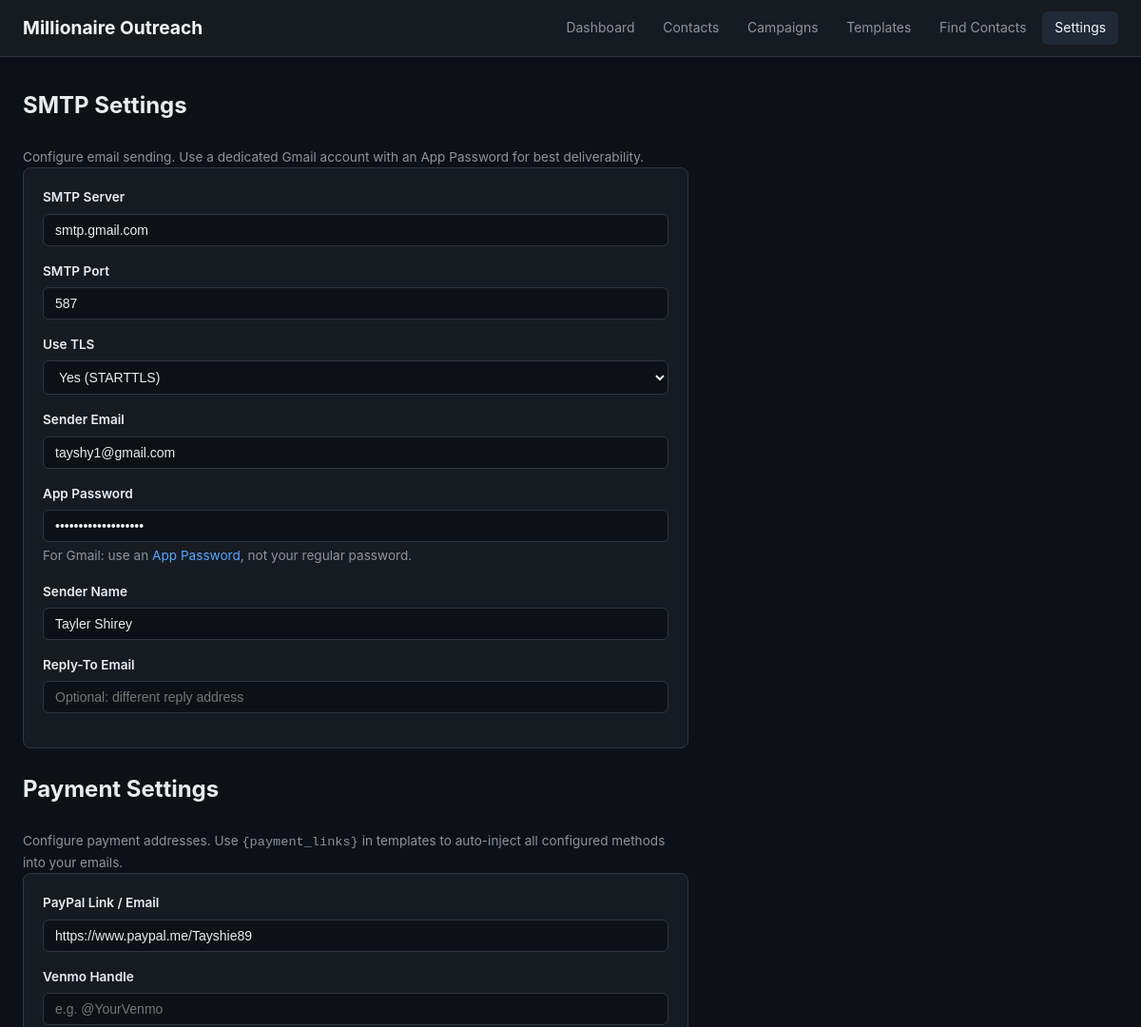
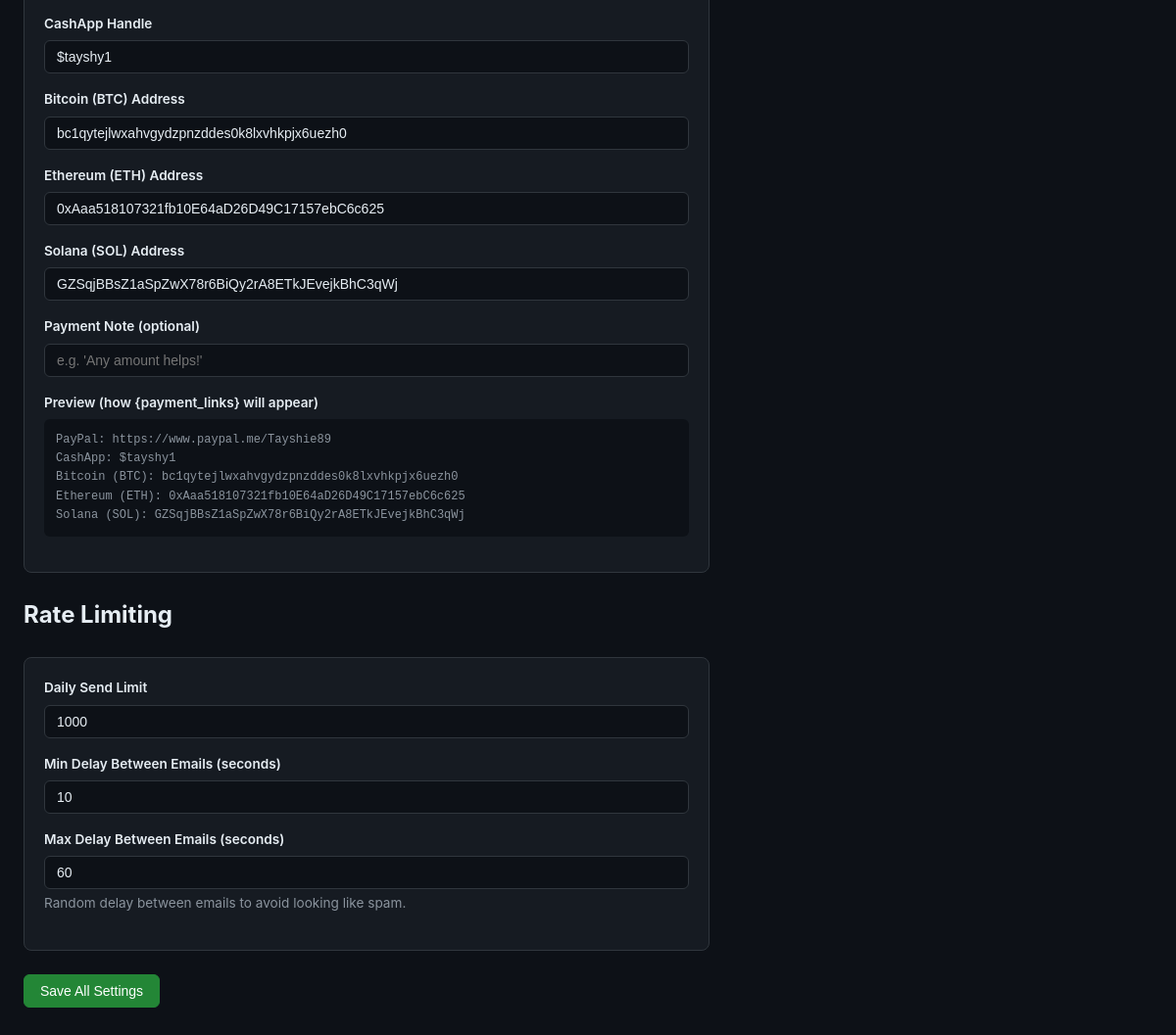
The page /settings on the database its author committed (2 pictures, top to bottom).
### tables this page shows
CREATE TABLE settings (
            key TEXT PRIMARY KEY,
            value TEXT
        );

### app.py (the view, shortened to what this page needs)
@app.route('/settings', methods=['GET', 'POST'])
def settings():
    conn = get_db()
    current = {}
    for row in conn.execute('SELECT key, value FROM settings'):
        current[row['key']] = row['value']
    conn.close()
    return render_template('settings.html', settings=current)

### models.py (called while the page is built)
def get_db():
    conn = sqlite3.connect(DB_PATH)
    conn.row_factory = sqlite3.Row
    conn.execute("PRAGMA journal_mode=WAL")
    conn.execute("PRAGMA foreign_keys=ON")
    return conn

### templates/settings.html (shortened to what this page needs)
<!DOCTYPE html>
<html lang="en">
<head>
    <link rel="stylesheet" href="/static/style.css">
</head>
<body>
    <nav class="nav">
        <div class="nav-inner">
            <h1 class="nav-title">Millionaire Outreach</h1>
            <div class="nav-links">
                <a href="/">Dashboard</a>
                <a href="/contacts">Contacts</a>
                <a href="/campaigns">Campaigns</a>
                <a href="/templates">Templates</a>
                <a href="/scrape">Find Contacts</a>
                <a href="/settings" class="active">Settings</a>
            </div>
        </div>
    </nav>
    <main class="container">
        <form method="POST" style="max-width:700px">
            <h2>SMTP Settings</h2>
            <p class="muted">Configure email sending. Use a dedicated Gmail account with an App Password for best deliverability.</p>
            <div class="card" style="margin-bottom:1.5rem">
                <div class="form-group">
                    <label>SMTP Server</label>
                    <input type="text" name="smtp_server" class="input" value="{{ settings.get('smtp_server', 'smtp.gmail.com') }}" placeholder="smtp.gmail.com">
                </div>
                <div class="form-group">
                    <label>SMTP Port</label>
                    <input type="number" name="smtp_port" class="input" value="{{ settings.get('smtp_port', '587') }}" placeholder="587">
                </div>
                <div class="form-group">
                    <label>Use TLS</label>
                    <select name="smtp_use_tls" class="input">
                        <option value="true" {% if settings.get('smtp_use_tls', 'true') == 'true' %}selected{% endif %}>Yes (STARTTLS)</option>
                    </select>
                </div>
                <div class="form-group">
                    <label>Sender Email</label>
                    <input type="email" name="smtp_email" class="input" value="{{ settings.get('smtp_email', '') }}" placeholder="your.email@gmail.com">
                </div>
                <div class="form-group">
                    <label>App Password</label>
                    <input type="password" name="smtp_password" class="input" value="{{ settings.get('smtp_password', '') }}" placeholder="Gmail App Password">
                    <small class="muted">For Gmail: use an <a href="https://support.google.com/accounts/answer/185833" target="_blank">App Password</a>, not your regular password.</small>
                </div>
                <div class="form-group">
                    <label>Sender Name</label>
                    <input type="text" name="sender_name" class="input" value="{{ settings.get('sender_name', '') }}" placeholder="Your Name">
                </div>
                <div class="form-group">
                    <label>Reply-To Email</label>
                    <input type="email" name="reply_to" class="input" value="{{ settings.get('reply_to', '') }}" placeholder="Optional: different reply address">
                </div>
            </div>
            <h2>Payment Settings</h2>
            <p class="muted">Configure payment addresses. Use <code>{payment_links}</code> in templates to auto-inject all configured methods into your emails.</p>
            <div class="card" style="margin-bottom:1.5rem">
                <div class="form-group">
                    <label>PayPal Link / Email</label>
                    <input type="text" name="paypal_link" class="input" value="{{ settings.get('paypal_link', '') }}" placeholder="e.g. https://paypal.me/yourname or your@email.com">
                </div>
                <div class="form-group">
                    <label>Venmo Handle</label>
                    <input type="text" name="venmo_link" class="input" value="{{ settings.get('venmo_link', '') }}" placeholder="e.g. @YourVenmo">
                </div>
                <div class="form-group">
                    <label>CashApp Handle</label>
                    <input type="text" name="cashapp_link" class="input" value="{{ settings.get('cashapp_link', '') }}" placeholder="e.g. $YourCashApp">
                </div>
                <div class="form-group">
                    <label>Bitcoin (BTC) Address</label>
                    <input type="text" name="btc_address" class="input" value="{{ settings.get('btc_address', '') }}" placeholder="bc1... or 1...">
                </div>
                <div class="form-group">
                    <label>Ethereum (ETH) Address</label>
                    <input type="text" name="eth_address" class="input" value="{{ settings.get('eth_address', '') }}" placeholder="0x...">
                </div>
                <div class="form-group">
                    <label>Solana (SOL) Address</label>
                    <input type="text" name="sol_address" class="input" value="{{ settings.get('sol_address', '') }}" placeholder="SOL address...">
                </div>
                <div class="form-group">
                    <label>Payment Note (optional)</label>
                    <input type="text" name="payment_note" class="input" value="{{ settings.get('payment_note', '') }}" placeholder="e.g. 'Any amount helps!'">
                </div>
                <div class="form-group">
                    <label>Preview (how {payment_links} will appear)</label>
                    <pre class="template-preview">{% if settings.get('paypal_link') %}PayPal: {{ settings.get('paypal_link') }}
{% endif %}{% if settings.get('cashapp_link') %}CashApp: {{ settings.get('cashapp_link') }}
{% endif %}{% if settings.get('btc_address') %}Bitcoin (BTC): {{ settings.get('btc_address') }}
{% endif %}{% if settings.get('eth_address') %}Ethereum (ETH): {{ settings.get('eth_address') }}
{% endif %}{% if settings.get('sol_address') %}Solana (SOL): {{ settings.get('sol_address') }}
{% endif %}</pre>
                </div>
            </div>
            <h2>Rate Limiting</h2>
            <div class="card" style="margin-bottom:1.5rem">
                <div class="form-group">
                    <label>Daily Send Limit</label>
                    <input type="number" name="daily_limit" class="input" value="{{ settings.get('daily_limit', '100') }}">
                </div>
                <div class="form-group">
                    <label>Min Delay Between Emails (seconds)</label>
                    <input type="number" name="delay_min" class="input" value="{{ settings.get('delay_min', '10') }}">
                </div>
                <div class="form-group">
                    <label>Max Delay Between Emails (seconds)</label>
                    <input type="number" name="delay_max" class="input" value="{{ settings.get('delay_max', '60') }}">
                    <small class="muted">Random delay between emails to avoid looking like spam.</small>
                </div>
            </div>
            <button type="submit" class="btn btn-primary">Save All Settings</button>
        </form>
    </main>
</body>
</html>

### static/style.css (style rules this page uses)
*, *::before, *::after { box-sizing: border-box; margin: 0; padding: 0; }
body { font-family: -apple-system, BlinkMacSystemFont, 'Segoe UI', Roboto, sans-serif; background: #0d1117; color: #e6edf3; line-height: 1.6; }
a { color: #58a6ff; text-decoration: none; }
.nav { background: #161b22; border-bottom: 1px solid #30363d; margin-bottom: 2rem; }
.nav-inner { max-width: 1200px; margin: 0 auto; padding: 0.75rem 1.5rem; display: flex; align-items: center; justify-content: space-between; }
.nav-title { font-size: 1.2rem; font-weight: 700; color: #f0f6fc; }
.nav-links { display: flex; gap: 0.25rem; }
.nav-links a { padding: 0.4rem 0.8rem; border-radius: 6px; color: #8b949e; font-size: 0.875rem; }
.nav-links a:hover, .nav-links a.active { color: #f0f6fc; background: #1f2937; text-decoration: none; }
.container { max-width: 1200px; margin: 0 auto; padding: 0 1.5rem 3rem; }
h2 { font-size: 1.5rem; margin-bottom: 1.5rem; }
.card { background: #161b22; border: 1px solid #30363d; border-radius: 8px; padding: 1.25rem; }
.muted { color: #8b949e; font-size: 0.85rem; }
.btn { display: inline-block; padding: 0.5rem 1rem; border-radius: 6px; font-size: 0.875rem; cursor: pointer; border: 1px solid #30363d; background: #21262d; color: #e6edf3; text-decoration: none; }
.btn-primary { background: #238636; border-color: #238636; color: #fff; }
.input { width: 100%; padding: 0.5rem 0.75rem; border-radius: 6px; border: 1px solid #30363d; background: #0d1117; color: #e6edf3; font-size: 0.875rem; }
.form-group { margin-bottom: 1rem; }
.form-group label { display: block; font-size: 0.85rem; font-weight: 600; color: #e6edf3; margin-bottom: 0.35rem; }
.form-group small { display: block; margin-top: 0.25rem; }
select.input { cursor: pointer; }
.template-preview { font-family: 'Consolas', 'Courier New', monospace; font-size: 0.75rem; color: #8b949e; background: #0d1117; padding: 0.75rem; border-radius: 6px; white-space: pre-wrap; word-break: break-word; flex: 1; margin-bottom: 0.75rem; }

### rows shown on the page
settings: smtp_server "smtp.gmail.com"
settings: smtp_port "587"
settings: smtp_use_tls "Yes (STARTTLS)"
settings: smtp_email "tayshy1@gmail.com"
settings: sender_name "Tayler Shirey"
settings: paypal_link "https://www.paypal.me/Tayshie89", get "https://www.paypal.me/Tayshie89"
settings: cashapp_link "$tayshy1", get "$tayshy1"
settings: btc_address "bc1qytejlwxahvgydzpnzddes0k8lxvhkpjx6uezh0", get "bc1qytejlwxahvgydzpnzddes0k8lxvhkpjx6uezh0"
settings: eth_address "0xAaa518107321fb10E64aD26D49C17157ebC6c625", get "0xAaa518107321fb10E64aD26D49C17157ebC6c625"
settings: sol_address "GZSqjBBsZ1aSpZwX78r6BiQy2rA8ETkJEvejkBhC3qWj", get "GZSqjBBsZ1aSpZwX78r6BiQy2rA8ETkJEvejkBhC3qWj"
settings: daily_limit "1000"
settings: delay_min "10"
settings: delay_max "60"
